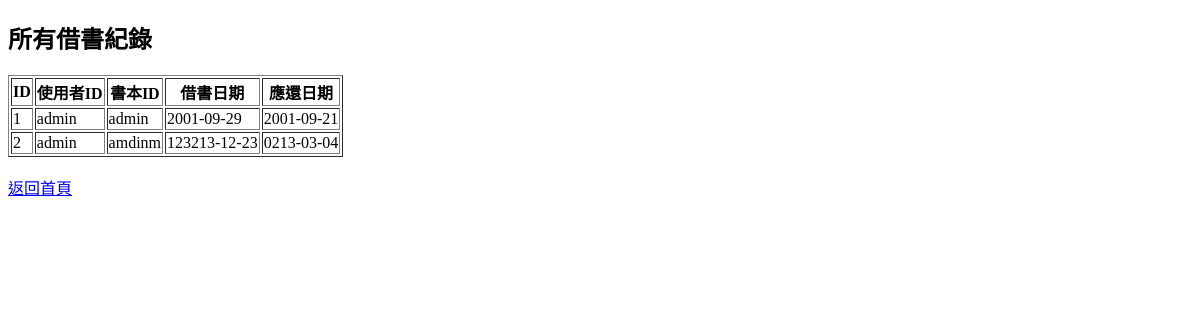
Before: /records with the older database file.
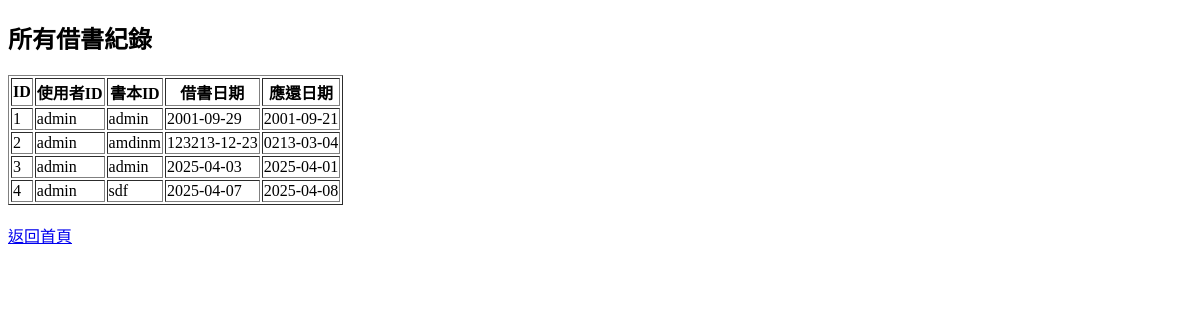
After: the same page with the newer database file.
### tables this page shows
CREATE TABLE borrow_records (
        id INTEGER PRIMARY KEY AUTOINCREMENT,
        user_id TEXT NOT NULL,
        book_id TEXT NOT NULL,
        borrow_date TEXT NOT NULL,
        return_date TEXT NOT NULL
    );

### app.py (the view)
@app.route('/records')
def view_records():
    conn = sqlite3.connect('library.db')
    cursor = conn.cursor()
    cursor.execute('SELECT * FROM borrow_records')
    records = cursor.fetchall()
    conn.close()
    return render_template('records.html', records=records)

### templates/records.html (shortened to what this page needs)
<!DOCTYPE html>
<html lang="zh-Hant">
<head>
</head>
<body>
  <h2>所有借書紀錄</h2>
  <table border="1">
    <tr>
      <th>ID</th>
      <th>使用者ID</th>
      <th>書本ID</th>
      <th>借書日期</th>
      <th>應還日期</th>
    </tr>
    {% for record in records %}
    <tr>
      <td>{{ record[0] }}</td>
      <td>{{ record[1] }}</td>
      <td>{{ record[2] }}</td>
      <td>{{ record[3] }}</td>
      <td>{{ record[4] }}</td>
    </tr>
    {% endfor %}
  </table>
  <br>
  <a href="/">返回首頁</a>
</body>
</html>

Changed rows visible on the page:
added borrow_records: id "3", user "admin", book "admin", borrow_date "2025-04-03", return_date "2025-04-01"
added borrow_records: id "4", user "admin", book "sdf", borrow_date "2025-04-07", return_date "2025-04-08"
